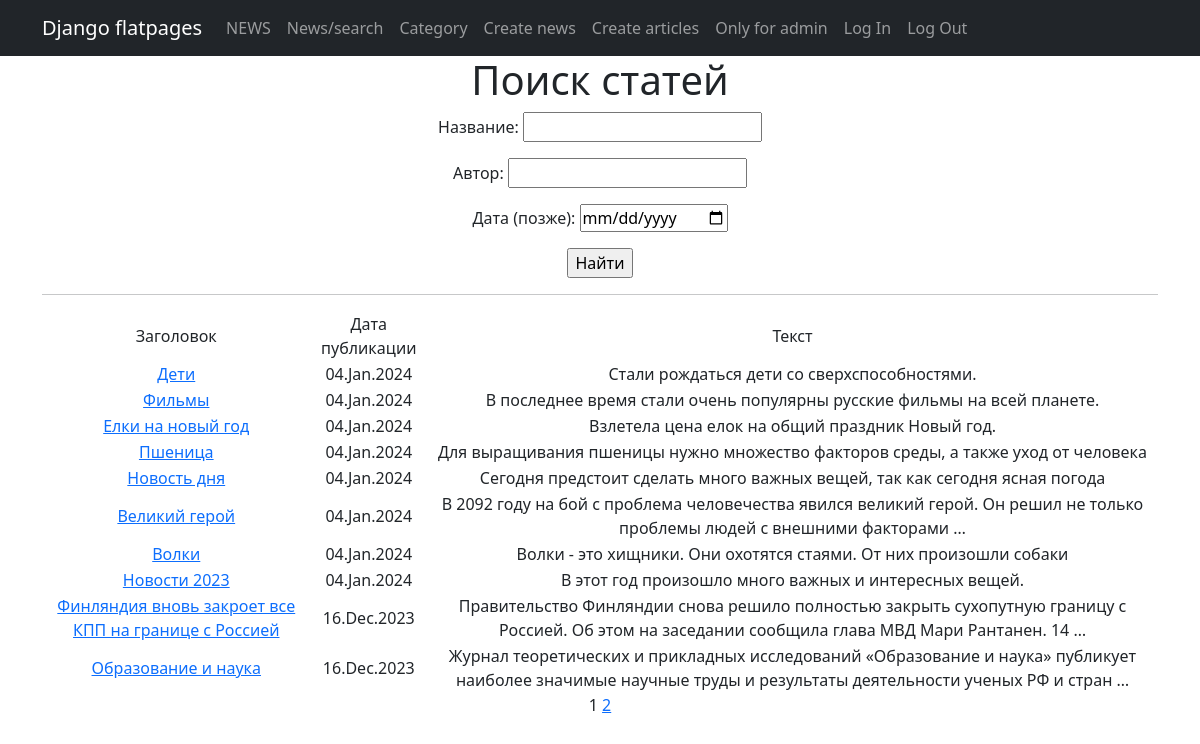
The app's page /news/search/ with its own data.
### news/models.py (models this page shows, shortened)
class Post(models.Model):
    author = models.ForeignKey(Author, on_delete=models.CASCADE, verbose_name='Автор')
    position = models.CharField(max_length=2,
                                choices=POSITIONS,
                                default=news)
    time_create = models.DateTimeField(auto_now_add=True)
    category = models.ManyToManyField(Category, through='PostCategory', verbose_name='Категория')
    title = models.CharField(max_length=255, verbose_name='Заголовок')
    text = models.TextField(verbose_name='Контент')
    rating = models.IntegerField(default=0)
    def get_absolute_url(self):
        return reverse(
            'news:post_detail',
            args=[self.id]
            )

### news/views.py (the view)
# urls.py: path('search/', PostsSearch.as_view(), name='post_search'),
class PostsSearch(ListView):
    model = Post
    ordering = '-time_create'
    template_name = 'posts_search.html'
    context_object_name = 'posts'
    paginate_by = 10
    def get_queryset(self) -> QuerySet[Any]:
        queryset = super().get_queryset()
        self.filterset = PostsFilter(self.request.GET, queryset)
        return self.filterset.qs
    def get_context_data(self, **kwargs: Any) -> dict[str, Any]:
        context = super().get_context_data(**kwargs)
        context['filterset'] = self.filterset
        return context

### news/templatetags/custom_filter.py (called while the page is built)
@register.filter()
def censor(text):
    if isinstance(text, str):
        text1 = []
        for string in text.split():
            for string_not in STRING_NOT:
                if string.lower().startswith(string_not[:-4]):
                    if string[-1] in ZNAKI:
                        string = string[0] + '*' * len(string[1:-1]) + string[-1]
                    else:
                        string = string[0] + '*' * len(string[1:-1])
            text1.append(string)
    else:
        raise TypeError
    return " ".join(text1)

### templates/posts_search.html (shortened to what this page needs)
{% extends 'flatpages/default.html' %}
{% load custom_filter %}
{% block content %}
<h1>Поиск статей</h1>
<form action="" method="get">
    {{ filterset.form.as_p }}
    <input type="submit" value="Найти" />
</form>
<hr>
{% if posts %}
<table>
    <tr>
        <td>Заголовок</td>
        <td>Дата публикации</td>
        <td>Текст</td>
    </tr>
    {% for post in posts %}
    <tr>
        <td><a href="{{ post.get_absolute_url }}">{{ post.title|censor }}</a></td>
        <td>{{ post.time_create|date:'d.M.Y' }}</td>
        <td>{{ post.text|truncatewords:20|censor }}</td>
    </tr>
    {% endfor %}
</table>
{% else %}
<h2>Товаров нет!</h2>
{% endif %}
{{ page_obj.number }}
{% if page_obj.has_next %}
<a href="?page={{ page_obj.next_page_number }}">{{ page_obj.next_page_number }}</a>
{% endif %}
{% endblock content %}

### templates/flatpages/default.html (shortened to what this page needs)
<!DOCTYPE html>
<html lang="en">
<head>
    {% load static %}
    <link href="{% static 'css/styles.css' %}" rel="stylesheet" />
</head>
<body>
    <nav class="navbar navbar-expand-lg navbar-dark bg-dark static-top">
        <div class="container">
            <a class="navbar-brand" href="http://127.0.0.1:8000/">Django flatpages</a>
            <div class="collapse navbar-collapse" id="navbarResponsive">
                <ul class="navbar-nav ml-auto">
                    <li class="nav-item active">
                        <a class="nav-link" href="/news/">NEWS
                        </a>
                    </li>
                    <li class="nav-item">
                        <a class="nav-link" href="/news/search/">News/search</a>
                    </li>
                    <li class="nav-item">
                        <a class="nav-link" href="/news/category">Category</a>
                    </li>
                    <li class="nav-item">
                        <a class="nav-link" href="/news/create">Create news</a>
                    </li>
                    <li class="nav-item">
                        <a class="nav-link" href="/news/articles/create">Create articles</a>
                    </li>
                    <li class="nav-item">
                        <a class="nav-link" href="/admin/">Only for admin</a>
                    </li>
                    <li class="nav-item">
                        <a class="nav-link" href="/accounts/login">Log In</a>
                    </li>
                    <li class="nav-item">
                        <a class="nav-link" href="/accounts/logout">Log Out</a>
                    </li>
                </ul>
            </div>
        </div>
    </nav>
    <div class="container">
        <div class="row">
            <div class="col-lg-12 text-center">
                {% block content %}
                {% endblock content %}
            </div>
        </div>
    </div>
</body>
</html>

### records on screen
Post: title|censor "Дети", time_create "04.Jan.2024", text|censor "Стали рождаться дети со сверхспособностями."
Post: title|censor "Фильмы", time_create "04.Jan.2024", text|censor "В последнее время стали очень популярны русские фильмы на всей планете."
Post: title|censor "Елки на новый год", time_create "04.Jan.2024", text|censor "Взлетела цена елок на общий праздник Новый год."
Post: title|censor "Пшеница", time_create "04.Jan.2024", text|censor "Для выращивания пшеницы нужно множество факторов среды, а также уход от человека"
Post: title|censor "Новость дня", time_create "04.Jan.2024", text|censor "Сегодня предстоит сделать много важных вещей, так как сегодня ясная погода"
Post: title|censor "Великий герой", time_create "04.Jan.2024", text|censor "В 2092 году на бой с проблема человечества явился великий герой. Он решил не только проблемы людей с внешними факторами …"
Post: title|censor "Волки", time_create "04.Jan.2024", text|censor "Волки - это хищники. Они охотятся стаями. От них произошли собаки"
Post: title|censor "Новости 2023", time_create "04.Jan.2024", text|censor "В этот год произошло много важных и интересных вещей."
Post: title|censor "Финляндия вновь закроет все КПП на границе с Россией", time_create "16.Dec.2023", text|censor "Правительство Финляндии снова решило полностью закрыть сухопутную границу с Россией. Об этом на заседании сообщила глава МВД Мари Рантанен. 14 …"
Post: title|censor "Образование и наука", time_create "16.Dec.2023", text|censor "Журнал теоретических и прикладных исследований «Образование и наука» публикует наиболее значимые научные труды и результаты деятельности ученых РФ и стран …"

### other values on screen
{{ page_obj.number }} "1"
{{ page_obj.next_page_number }} "2"
